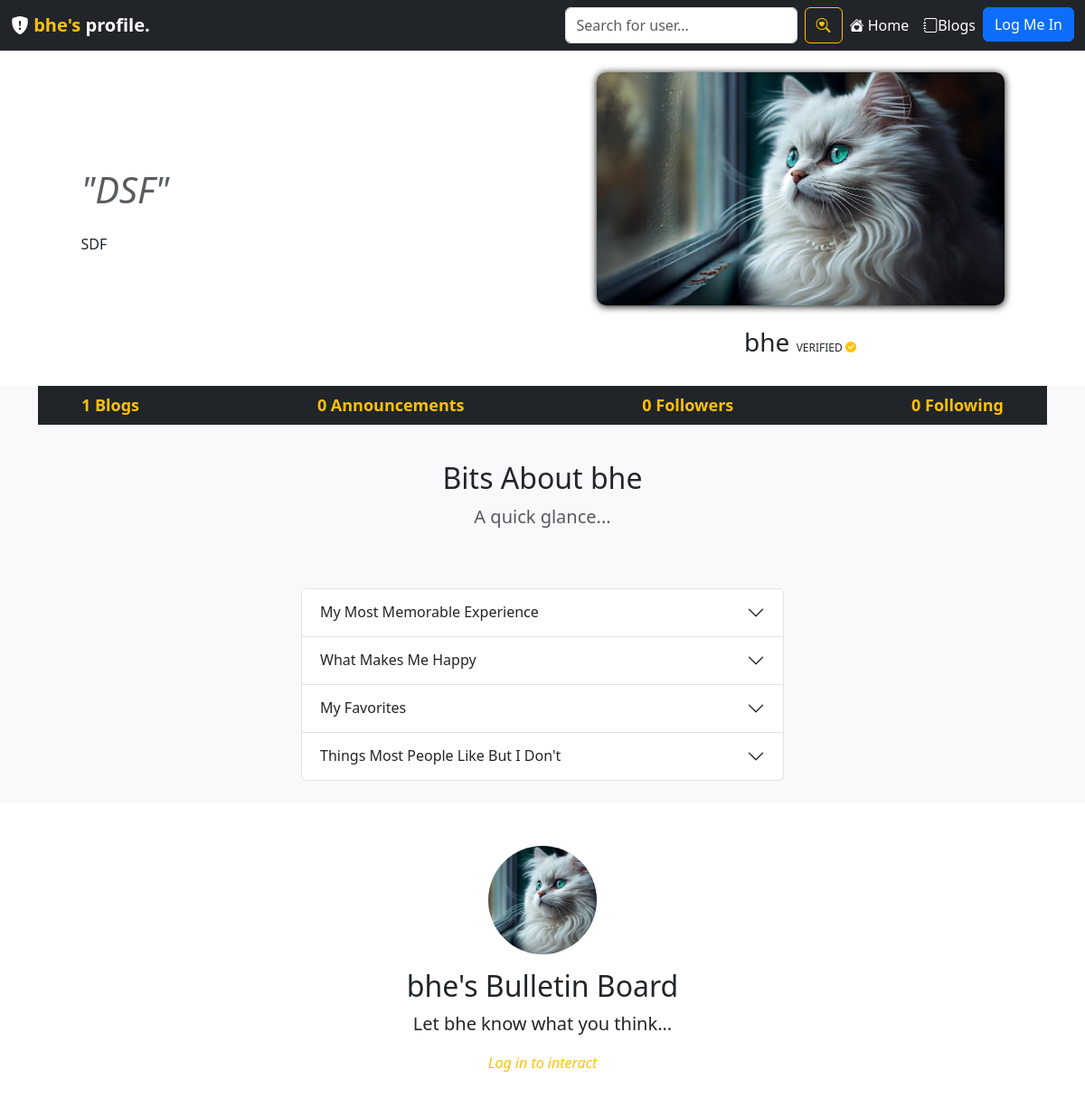
/bhe/, run on an earlier commit of the app's database.
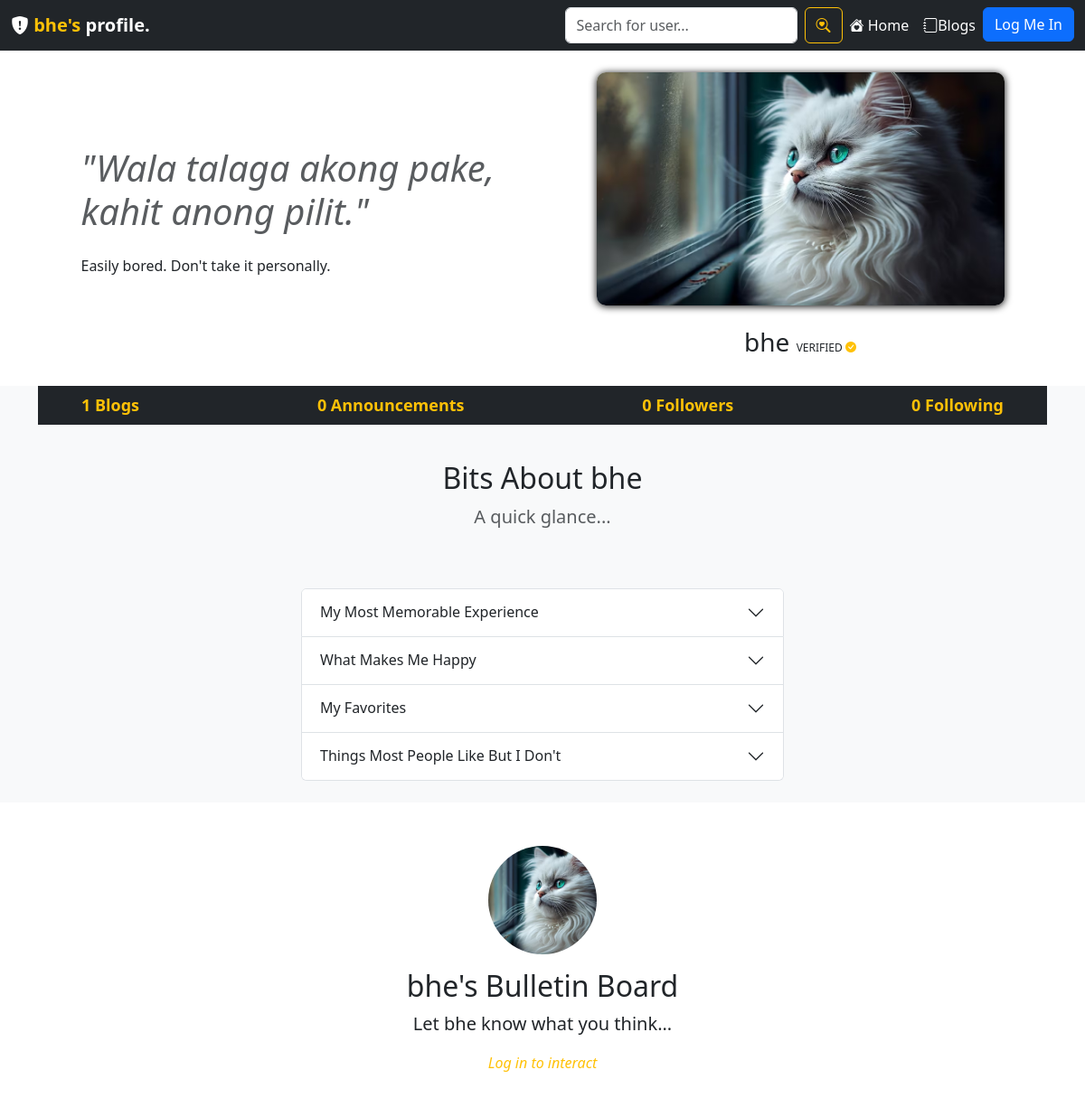
And on a later commit of the database.
### users/models.py (models this page shows)
class Profile(models.Model):
    user = models.OneToOneField(User, on_delete=models.CASCADE)
    motto = models.TextField(max_length=300, default="Best friends don’t let you do stupid things alone.")
    about_yourself = models.TextField(max_length=2000, default="😀")
    profile_pic = models.ImageField(default='profilepic.jpg',upload_to='profile_pictures')
    q1 = models.TextField(max_length=1000, default="No answer yet.")
    q2 = models.TextField(max_length=1000, default="No answer yet.")
    q3 = models.TextField(max_length=1000, default="No answer yet.")
    q4 = models.TextField(max_length=1000, default="No answer yet.")
    verified = models.BooleanField(default=False)
    def __str__(self):
        return self.user.username

### users/views.py (the view)
# urls.py: path('<str:username>/',user_views.profile,name='profile')
def profile(request, username):
    profile_user = get_object_or_404(User, username=username)
    profile = get_object_or_404(Profile, user=profile_user)
    user_blog_count = Blog.objects.filter(author=profile_user).count()
    user_object = User.objects.get(username=username)
    user_profile = Profile.objects.get(user=user_object)
    user_posts = BulletinBoard.objects.filter(user=username)
    user_posts_length = len(user_posts)
    user_followers = FollowersCount.objects.filter(follower=username)
    user_followers_length = len(user_followers)
    user_following = FollowersCount.objects.filter(user=username)
    user_following_length = len(user_following)
    follower = request.user.username
    user = username
    if FollowersCount.objects.filter(follower=follower, user=user).first():
        button_text = 'Unfollow'
    else :
        button_text = 'Follow'
    context = {
        'user_object': user_object,
        'user_profile': user_profile,
        'user_posts': user_posts,
        'user_posts_length': user_posts_length,
        'user_followers': user_followers,
        'user_followers_length': user_followers_length,
        'user_following': user_following,
        'user_following_length': user_following_length,
        'button_text': button_text,
        'profile_user': profile_user,
        'profile': profile,
        'user_blog_count': user_blog_count,
    }
    posts = ProfileBulletinBoard.objects.filter(user=profile_user).order_by('created_at')
    return render(request, 'users/profile.html', context)

### users/templates/users/profile.html (shortened to what the changed rows need)
{% load static %}
{% load user_tags %}
<!doctype html>
<html lang="en">
<head>
    <link href="https://cdn.jsdelivr.net/npm/bootstrap@5.3.2/dist/css/bootstrap.min.css" rel="stylesheet">
    <link rel="stylesheet" href="https://cdn.jsdelivr.net/npm/bootstrap-icons@1.11.2/font/bootstrap-icons.min.css">
</head>
<body>
    <nav class="navbar navbar-expand-md navbar-dark fixed-top bg-dark">
        <div class="container-xxl">
            <span class="navbar-brand">
                {% if request.user == profile.user %}
                    <span class="fw-bold">
                        <i class="bi bi-shield-fill-exclamation text-warning"></i>
                        Your own profile.
                    </span>
                {% else %}
                    <span class="fw-bold text-white">
                        <i class="bi bi-shield-fill-exclamation"></i>
                        <span class="text-warning">{{ profile.user }}'s</span> profile.
                    </span>
                {% endif %}
            </span>
        </div>
    </nav>
    <section id="yaela">
        <div class="container-lg" style="margin-top:80px;">
            <div class="row justify-content-center align-items-center">
                <div class="col-md-6 text-center text-md-start">
                    <h1>
                        <div class="display-6 text-muted"><i>"{{ profile.motto }}"</i></div>
                    </h1>
                    <p class="lead my-4">{{ profile.about_yourself|linebreaks }}</p>
                </div>
                <div class="col-sm-8 col-md-5 text-center">
                        <img class="img-fluid mb-4" style="box-shadow: 0 1px 8px black;
                        border-radius: 10px;" src="{{ profile.profile_pic.url }}" alt="">
                    <form action="{% url 'users:follow' %}" method="POST">
                        <h3>{{ profile.user.username }}
                            {% if profile.verified %}
                            <span>
                            {% endif %}
                        </h3>
                    </form>
                </div>
            </div>
        </div>
    </section>
    <section id="profile-about-me" class="bg-light">
        <div class="container-md">
            <div class="text-center mt-3 pt-3" >
                <h2>Bits About {{ profile.user }}</h2>
                <p class="lead text-muted">A quick glance...</p>
            </div>
            <div class="row my-2 g-5 justify-content-around align-items-center">
                <div class="col-lg-6 mb-4">
                <div class="accordion" id="chapters">
                    <div class="accordion-item">
                        <h2 class="accordion-header" id="heading-1">
                            <button class="accordion-button collapsed" type="button" data-bs-toggle="collapse"
                            data-bs-target="#chapter-1" aria-expanded="true"
                            aria-controls="chapter-1">My Most Memorable Experience</button>
                        </h2>
                    </div>
                    <div class="accordion-item">
                        <h2 class="accordion-header" id="heading-2">
                            <button class="accordion-button collapsed" type="button" data-bs-toggle="collapse"
                            data-bs-target="#chapter-2" aria-expanded="true"
                            aria-controls="chapter-2">What Makes Me Happy</button>
                        </h2>
                    </div>
                    <div class="accordion-item">
                        <h2 class="accordion-header" id="heading-3">
                            <button class="accordion-button collapsed" type="button" data-bs-toggle="collapse"
                            data-bs-target="#chapter-3" aria-expanded="false"
                            aria-controls="chapter-1">My Favorites</button>
                        </h2>
                    </div>
                    <div class="accordion-item">
                        <h2 class="accordion-header" id="heading-4">
                            <button class="accordion-button collapsed" type="button" data-bs-toggle="collapse"
                            data-bs-target="#chapter-4" aria-expanded="false"
                            aria-controls="chapter-1">Things Most People Like But I Don't</button>
                        </h2>
                    </div>
                </div>
            </div>
            </div>
        </div>
    </section>
    <section id="bulletin-board">
        <div class="container mb-0 pb-5 mt-5">
            <div class="text-center">
                <img width="120" height="120" style="object-fit:cover; border-radius:60px;" src="{{ profile.profile_pic.url }}"/><br>
            </div>
            <div class="text-center pt-3">
                {% if user != profile.user %}
                    <h2>{{ profile.user }}'s Bulletin Board</h2>
                    <p class="lead">Let {{ profile.user }} know what you think...</p>
                {% else %}
                    <h2>Your Bulletin Board</h2>
                    <p class="lead">What friends of <strong>{{profile.user}}</strong> say...</p>
                {% endif %}
            </div>
        </div>
    </section>
</body>
</html>

What changed in the data, as far as the page shows it:
changed Profile "bhe": motto "DSF" → "Wala talaga akong pake, kahit anong pilit."; about_yourself "SDF" → "Easily bored. Don't take it personally."
